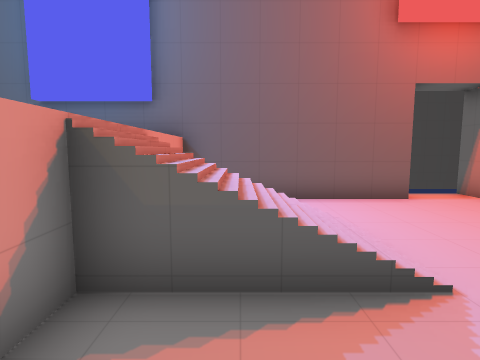
[1] (above)

14 first-person views from a walk through a scene from a Unity 3-D project. The camera is 1.3 m above the floor, tilts 6° down and sees 80° across. The floor is counted in squares, 1 m on a side. Each view is taken from the middle of a square. On the plan, view 1 faces up. The plan holds only what a view shows up to about 13 squares ahead; the rest is blank. The place goes on beyond the plan. The player is left out. Door leaves are left out, so doorways stand open.

[2]
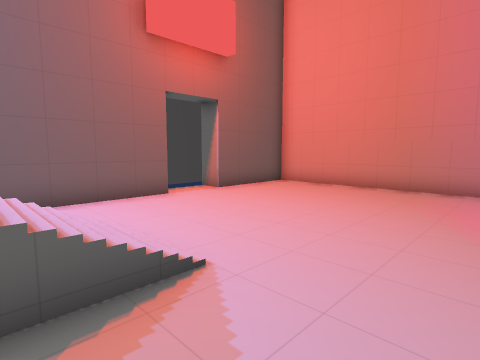

[3]
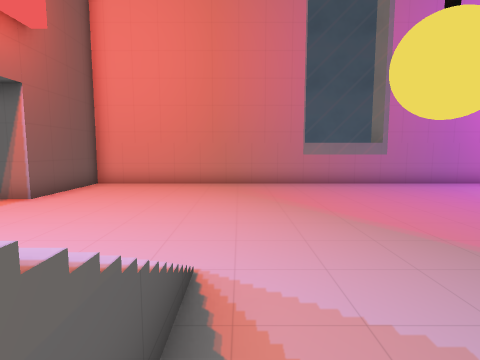

[4]
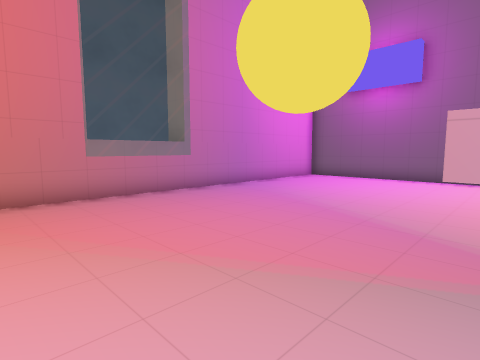

[5]
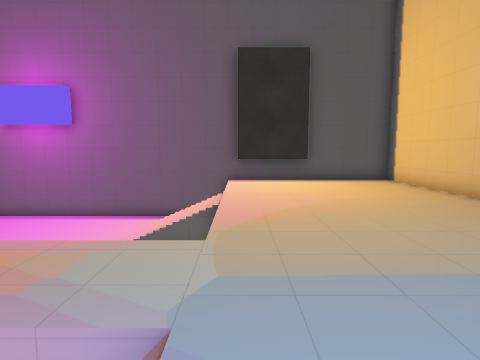

[6]
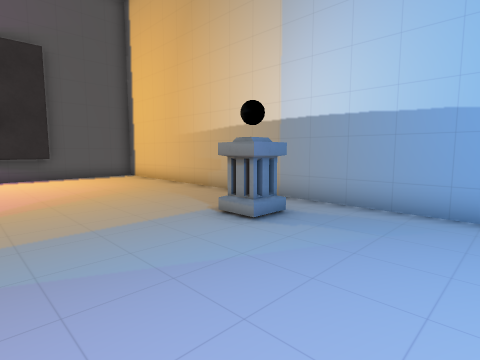

[7]
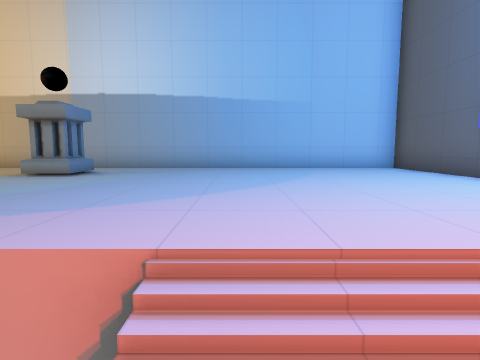

[8]
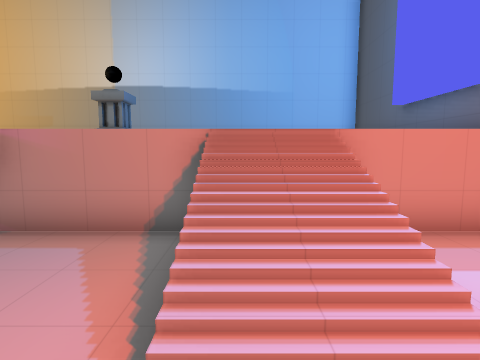

[9]
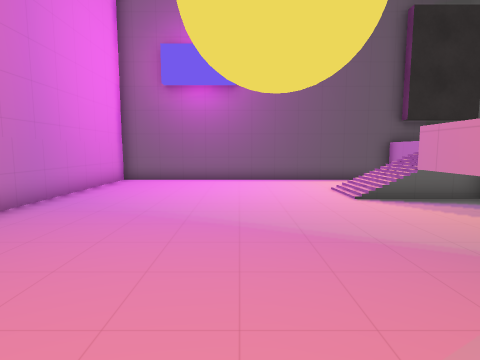

[10]
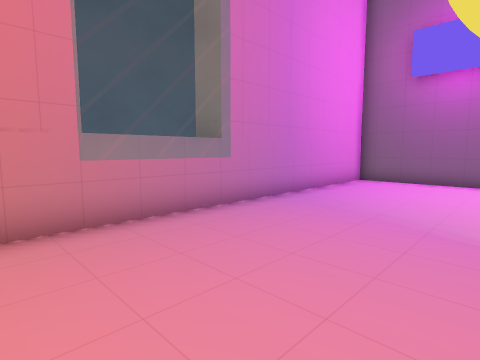

[11]
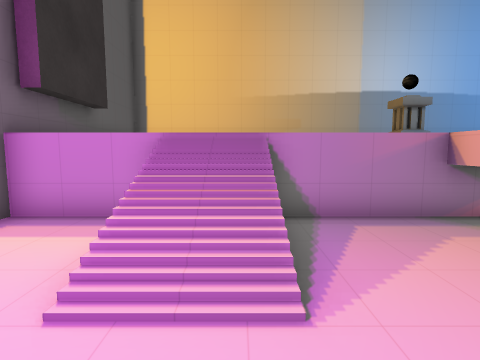

[12]
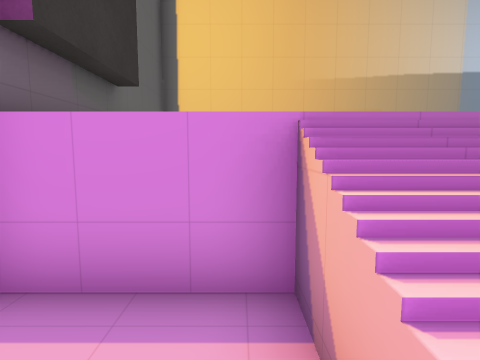

[13]
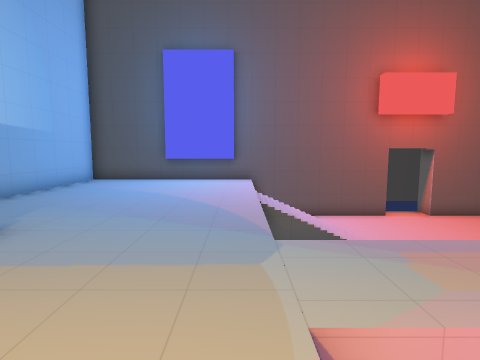

[14]
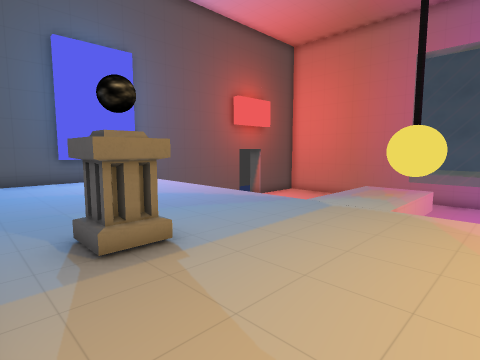

### Floor plan
Key: @ floor where view 1 was taken; # wall or solid block; . main floor; : floor 1.75 m higher than the main floor; / step, stairs or slope; = window, fence, low wall or low ledge; ^ raised ledge.
Columns run from 9 left of view 1 to 11 right of it. Each row starts with its distance up from view 1.
  9                 #
  8 ##############..####
  7 #:::::::...........#
  6 #:::::::...........#
  5 #:::::::...........#
  4 #:::::::////.......#
  3 #:::::::////.......#
  2 #:::::::...........#
  1 #:::::::...........#
  0 #:::::::.@.........#
 -1 #::#::::::::.......=
 -2 #:::::::::::.......=
 -3 #:::::::::::.......=
 -4 #:::::::...........#^
 -5 #:::::::...........#
 -6 #:::::::...........#
 -7 #:::::::////.......#
 -8 #:::::::////.......#
 -9 #:::::::...........#
-10 #:::::::...........#
-11 #:::####...........#
-12 ####################

Positions as (right, up) in squares from view 1, and headings:
1: (0, 0), facing up
2: (0, 0), facing up-right
3: (-1, 2), facing right
4: (2, 2), facing down-right
5: (-2, 1), facing down
6: (-2, 3), facing down-left
7: (0, 3), facing left
8: (3, 3), facing left
9: (5, 1), facing down
10: (5, 1), facing down-right
11: (4, -7), facing left
12: (1, -9), facing left
13: (-2, -5), facing up
14: (-8, -5), facing up-right
